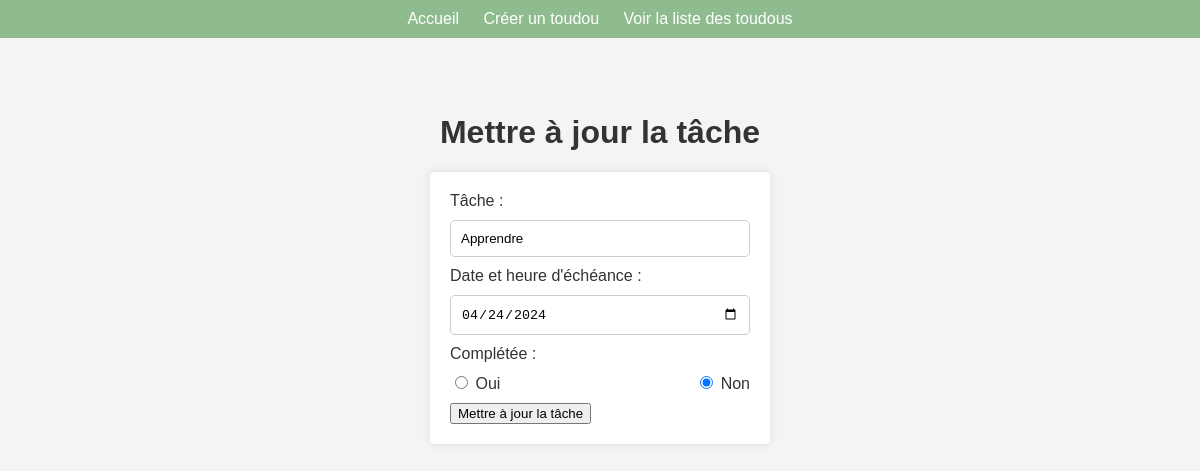
The app's page /update-link/c6ac9924-5beb-45b2-9ba9-62c53fde9473 with its own data.
### src/toudou/models.py (models this page shows)
class Todo(Base):
    __tablename__ = 'todos'
    id = Column(String, primary_key=True, default=lambda: str(uuid.uuid4()))
    task = Column(String)
    complete = Column(Boolean, default=False)
    due = Column(DateTime, default=datetime.utcnow)

### src/toudou/views.py (the view)
@web_ui.route('/update-link/<todo_id>', methods=['GET'])
@auth.login_required
def updateLink(todo_id):
    todo = get_todo(todo_id)
    form = TodoForm(obj=todo)
    if todo:
        return render_template('update.html', todo=todo, form=form)
    else:
        return "Toudou not found"

### src/toudou/models.py
class TodoForm(FlaskForm):
    task = StringField("Task", validators=[DataRequired(), Length(min=2, max=50)])
    due = DateField("Due Date", validators=[DataRequired()])
    complete = BooleanField("Complete")
    def __init__(self, *args, **kwargs):
        super().__init__(*args, **kwargs)
        if 'todo' not in kwargs:
            self.task.validators.append(DataRequired())

### src/toudou/models.py (called while the page is built)
def get_todo(todo_id: str):
    db = SessionLocal()
    return db.query(Todo).filter(Todo.id == todo_id).first()

### src/toudou/templates/update.html (shortened to what this page needs)
{% include 'header.html' %}
<br>
<br>
<h1>Mettre à jour la tâche</h1>
<form action="/update/{{ todo.id }}" method="post">
    <label for="task">Tâche :</label>
    {{ form.task(class="form-control") }}
    <label for="due">Date et heure d'échéance :</label>
    {{ form.due(class="form-control") }}
    <label for="complete">Complétée :</label>
    <div class="button-container">
        <label><input type="radio" id="complete-yes" name="complete" value="yes" {% if todo.complete %}checked{% endif %}> Oui</label>
        <label><input type="radio" id="complete-no" name="complete" value="no" {% if not todo.complete %}checked{% endif %}> Non</label>
    </div>
    <button type="submit" class="btn btn-primary">Mettre à jour la tâche</button>
</form>
</body>
</html>

### src/toudou/templates/header.html (style rules this page uses)
body { font-family: Arial, sans-serif; margin: 0; padding: 0; background-color: #f4f4f4; }
h1 { color: #333; text-align: center; margin-top: 20px; }
form { background-color: #fff; padding: 20px; border-radius: 5px; box-shadow: 0 0 10px rgba(0, 0, 0, 0.1); width: 300px; margin: 0 auto; }
label { display: block; margin-bottom: 10px; color: #333; }
input[type="text"], input[type="date"], input[type="submit"] { width: calc(100% - 22px); padding: 10px; margin-bottom: 10px; border: 1px solid #ccc; border-radius: 5px; }
.button-container { display: flex; justify-content: space-between; }

### records on screen
Todo: task "Apprendre", due "04/24/2024", complete "☐ Oui", complete "☑ Non"
